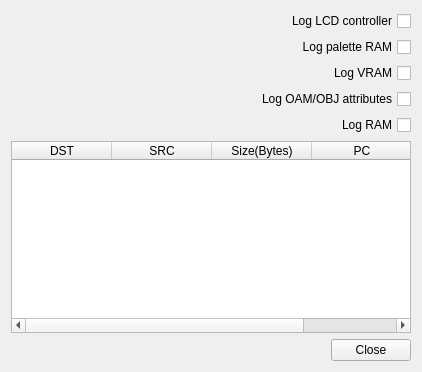
<?xml version="1.0" encoding="UTF-8"?>
<ui version="4.0">
 <class>DMALogger</class>
 <widget class="QWidget" name="DMALogger">
  <property name="geometry">
   <rect>
    <x>0</x>
    <y>0</y>
    <width>409</width>
    <height>469</height>
   </rect>
  </property>
  <property name="sizePolicy">
   <sizepolicy hsizetype="Preferred" vsizetype="Preferred">
    <horstretch>0</horstretch>
    <verstretch>0</verstretch>
   </sizepolicy>
  </property>
  <property name="windowTitle">
   <string>DMA Logger</string>
  </property>
  <layout class="QVBoxLayout" name="verticalLayout">
   <property name="sizeConstraint">
    <enum>QLayout::SetFixedSize</enum>
   </property>
   <item>
    <layout class="QGridLayout" name="gridLayout">
     <property name="sizeConstraint">
      <enum>QLayout::SetFixedSize</enum>
     </property>
     <item row="1" column="0">
      <widget class="QCheckBox" name="b_palette">
       <property name="layoutDirection">
        <enum>Qt::RightToLeft</enum>
       </property>
       <property name="text">
        <string>Log palette RAM</string>
       </property>
      </widget>
     </item>
     <item row="2" column="0">
      <widget class="QCheckBox" name="b_vram">
       <property name="layoutDirection">
        <enum>Qt::RightToLeft</enum>
       </property>
       <property name="text">
        <string>Log VRAM</string>
       </property>
      </widget>
     </item>
     <item row="3" column="0">
      <widget class="QCheckBox" name="b_attr">
       <property name="layoutDirection">
        <enum>Qt::RightToLeft</enum>
       </property>
       <property name="text">
        <string>Log OAM/OBJ attributes</string>
       </property>
      </widget>
     </item>
     <item row="4" column="0">
      <widget class="QCheckBox" name="b_ram">
       <property name="layoutDirection">
        <enum>Qt::RightToLeft</enum>
       </property>
       <property name="text">
        <string>Log RAM</string>
       </property>
      </widget>
     </item>
     <item row="0" column="0">
      <widget class="QCheckBox" name="b_lcd">
       <property name="layoutDirection">
        <enum>Qt::RightToLeft</enum>
       </property>
       <property name="text">
        <string>Log LCD controller</string>
       </property>
      </widget>
     </item>
    </layout>
   </item>
   <item>
    <widget class="QTableWidget" name="t_log">
     <property name="sizePolicy">
      <sizepolicy hsizetype="Expanding" vsizetype="Expanding">
       <horstretch>0</horstretch>
       <verstretch>0</verstretch>
      </sizepolicy>
     </property>
     <property name="minimumSize">
      <size>
       <width>400</width>
       <height>0</height>
      </size>
     </property>
     <property name="rowCount">
      <number>0</number>
     </property>
     <property name="columnCount">
      <number>4</number>
     </property>
     <column>
      <property name="text">
       <string>DST</string>
      </property>
     </column>
     <column>
      <property name="text">
       <string>SRC</string>
      </property>
     </column>
     <column>
      <property name="text">
       <string>Size(Bytes)</string>
      </property>
     </column>
     <column>
      <property name="text">
       <string>PC</string>
      </property>
     </column>
    </widget>
   </item>
   <item>
    <widget class="QDialogButtonBox" name="buttonBox">
     <property name="standardButtons">
      <set>QDialogButtonBox::Close</set>
     </property>
    </widget>
   </item>
  </layout>
 </widget>
 <resources/>
 <connections/>
</ui>
